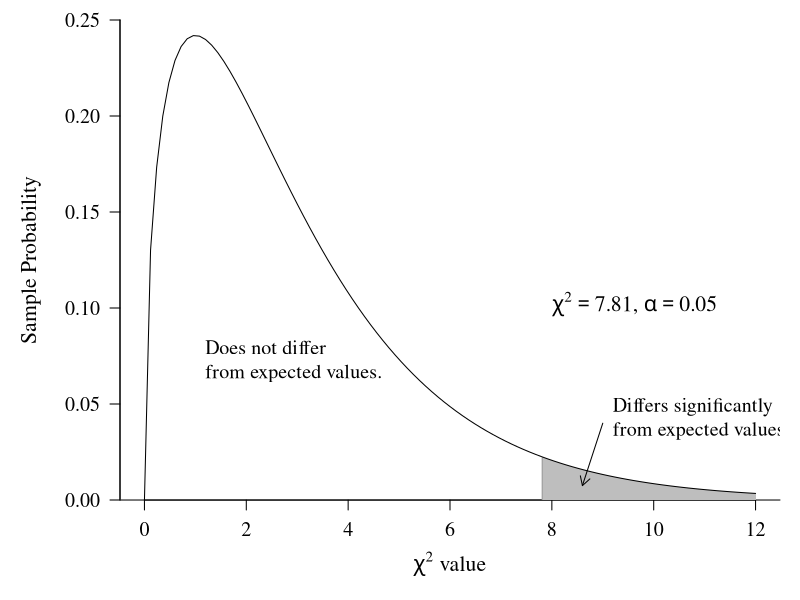

This chart was generated by the following R code:
df <- 3

alpha_significance<-0.05

crit.chi <- round(qchisq(1-alpha_significance, df), 2)

x <- rchisq(100000,df)

plot_x_upper_lim <- 12

png(file='13_chi_distrib.png', bg="transparent", width=1000, height=607)

op <- par(family='serif', mar=c(5,6,1,1))


coord.x2 <- c(crit.chi, seq(crit.chi,plot_x_upper_lim,0.01), plot_x_upper_lim)
coord.y2 <- c(0,dchisq(seq(crit.chi,plot_x_upper_lim,0.01),df),0)
plot((density(x, adjust=2)),type="n",ylim=c(0,0.25), xlim=c(0,plot_x_upper_lim), bty='l', las = 1,
     main="", ylab="", xlab=bquote(chi^2 ~ "value"), yaxs = "i", cex.lab=1.3, cex.axis=1.2)
polygon(coord.x2,coord.y2, col='gray', border=NA)

segments(crit.chi,0, crit.chi,0.022, lty=1, col='grey60')
curve(dchisq(x, df), add=TRUE)

text(crit.chi,0.1,bquote(chi^2==.(crit.chi)*',' ~ alpha==0.05), pos=4, cex=1.3)

text(1,0.07, "Does not differ \nfrom expected values.", pos=4, cex=1.2)
text(9, 0.04, "Differs significantly \nfrom expected values.", pos=4, cex=1.2)
mtext("Sample Probability", side=2, line=4, cex=1.3)
arrows(8.6, 0.0075, 9,0.04, code=1, length=0.1)

par(op)

dev.off()



